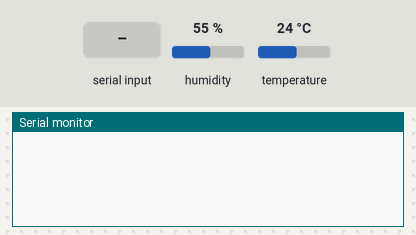
A sketch run on a simulated Arduino Uno, built with avr-gcc and run on an emulated ATmega328P. Shown: the last lines printed to the serial monitor. Inputs (shaded band) come from the test bench; at power-on: humidity 55 %, temperature 24 °C.

Above: at 1.2 s.
1.3 s: "YA" received over Serial
At 2.8 s:
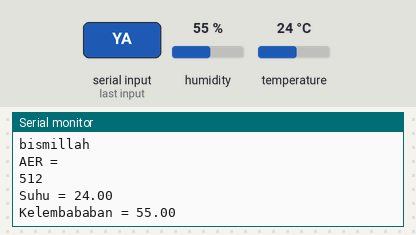
At 3.8 s:
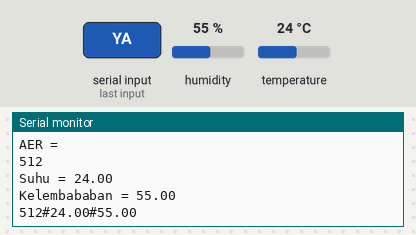

Measured:
- after the input at 1.3 s, the serial monitor: prints a new line after 0.70 s (image 1)

The sketch:

kserial_uno.ino
```cpp
//define library dht dan pin
#include <DHT.h>
#define DHT_PIN 7
#define DHTTYPE DHT11

//penampung nilai dht
DHT dht(DHT_PIN, DHTTYPE);
float humidity, temperature;

////penampung nilai ldr
int aer;

void setup() {
  Serial.begin(9600);
  dht.begin();
}

void loop() {
//  baca permintaan dari nodemcu
  String minta = "";

  while(Serial.available() > 0) {
    minta += char(Serial.read());
  }

//buang spasi data yang diterima
  minta.trim();

//  kondisi kirim data atau tidak
  if (minta == "YA") {
    kirimData();
  }

//kosongkan variabel minta
  minta = "";
  delay(1000);
}

void kirimData() {
  Serial.println("bismillah");
//  baca nilai sensor
  aer = analogRead(A1);
  temperature = dht.readTemperature();
  humidity = dht.readHumidity();

  Serial.println("AER = ");
  Serial.println(aer);
  Serial.print("Suhu = ");
  Serial.println(temperature);
  Serial.print("Kelembababan = ");
  Serial.println(humidity);
  delay(1000);
  String dataKirim = String(aer) + "#" + String(temperature) + "#" + String(humidity);
  Serial.println(dataKirim);
}
```
